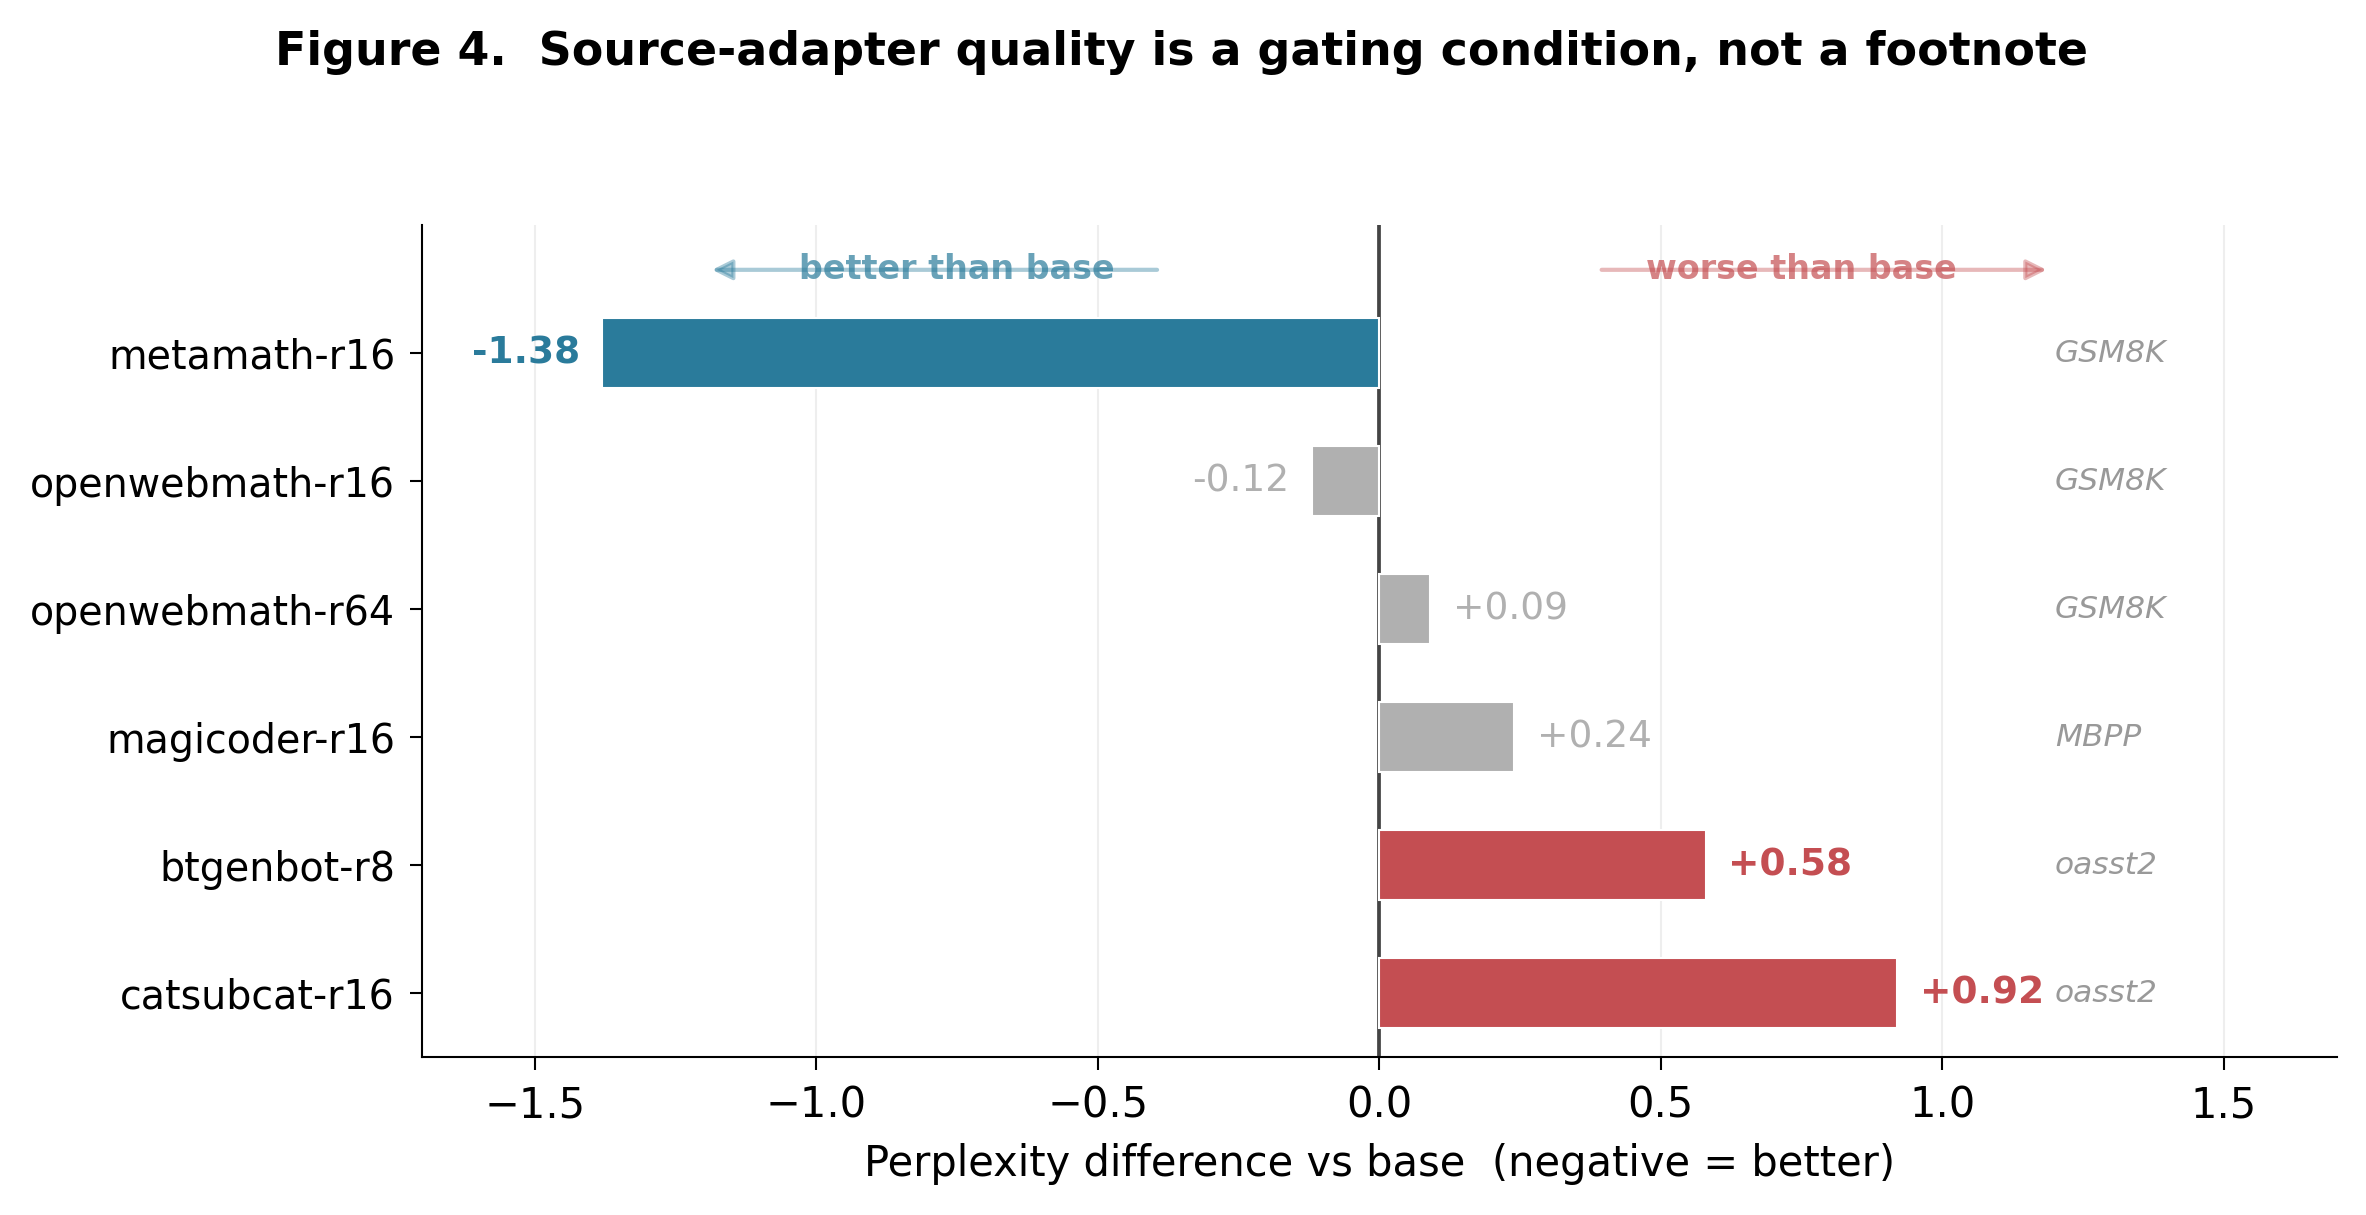

Python code for this plot:
#!/usr/bin/env python3
"""
Figure 4 — Source-adapter quality is a gating condition, not a footnote.

Horizontal bar chart showing perplexity delta vs base for each source
adapter. Bars extending left = better than base, right = worse than base.

Usage:
    python figures/fig4_source_quality.py
    # Produces: figures/fig4_source_quality.pdf
    #           figures/fig4_source_quality.png
"""

from __future__ import annotations

import matplotlib.pyplot as plt
import numpy as np

# ---------------------------------------------------------------------------
# Data — perplexity delta vs base (adapter_ppl - base_ppl)
#   negative = adapter is better, positive = adapter is worse
# ---------------------------------------------------------------------------

adapters = [
    ("metamath-r16",      -1.38, "GSM8K"),
    ("openwebmath-r16",   -0.12, "GSM8K"),
    ("openwebmath-r64",    0.09, "GSM8K"),
    ("magicoder-r16",      0.24, "MBPP"),
    ("btgenbot-r8",        0.58, "oasst2"),
    ("catsubcat-r16",      0.92, "oasst2"),
]

labels = [a[0] for a in adapters]
deltas = [a[1] for a in adapters]
benchmarks = [a[2] for a in adapters]

y_pos = np.arange(len(adapters))

# ---------------------------------------------------------------------------
# Colors — green-ish for better, red-ish for worse, muted for near-zero
# ---------------------------------------------------------------------------

COL_BETTER = "#2a7b9b"
COL_WORSE  = "#c44e52"
COL_NEAR   = "#b0b0b0"

def bar_color(d: float) -> str:
    if d < -0.3:
        return COL_BETTER
    if d > 0.3:
        return COL_WORSE
    return COL_NEAR

bar_colors = [bar_color(d) for d in deltas]

# ---------------------------------------------------------------------------
# Plot
# ---------------------------------------------------------------------------

fig, ax = plt.subplots(figsize=(8, 4))

bars = ax.barh(
    y_pos, deltas, height=0.55,
    color=bar_colors, edgecolor="white", linewidth=0.5, zorder=3,
)

# Zero reference line
ax.axvline(x=0, color="#444", linewidth=0.9, zorder=2)

# ---------------------------------------------------------------------------
# Value labels + benchmark tags
# ---------------------------------------------------------------------------

for i, (yi, d, bench) in enumerate(zip(y_pos, deltas, benchmarks)):
    # Value label
    offset = -0.04 if d < 0 else 0.04
    ha = "right" if d < 0 else "left"
    ax.text(
        d + offset, yi, f"{d:+.2f}",
        ha=ha, va="center", fontsize=9,
        fontweight="bold" if abs(d) > 0.3 else "normal",
        color=bar_colors[i],
    )
    # Benchmark tag (small, right-aligned after the label)
    tag_x = max(deltas) + 0.28
    ax.text(
        tag_x, yi, bench,
        ha="left", va="center", fontsize=7.5,
        color="#999", fontstyle="italic",
    )

# ---------------------------------------------------------------------------
# Zone labels
# ---------------------------------------------------------------------------

ax.text(
    -0.75, -0.65, "better than base",
    ha="center", va="center", fontsize=8,
    color=COL_BETTER, fontweight="bold", alpha=0.7,
)
ax.text(
    0.75, -0.65, "worse than base",
    ha="center", va="center", fontsize=8,
    color=COL_WORSE, fontweight="bold", alpha=0.7,
)

# Small arrows
ax.annotate(
    "", xy=(-1.2, -0.65), xytext=(-0.38, -0.65),
    arrowprops=dict(arrowstyle="-|>", color=COL_BETTER, lw=1.0, alpha=0.4),
)
ax.annotate(
    "", xy=(1.2, -0.65), xytext=(0.38, -0.65),
    arrowprops=dict(arrowstyle="-|>", color=COL_WORSE, lw=1.0, alpha=0.4),
)

# ---------------------------------------------------------------------------
# Formatting
# ---------------------------------------------------------------------------

ax.set_yticks(y_pos)
ax.set_yticklabels(labels, fontsize=9.5)
ax.set_xlabel("Perplexity difference vs base  (negative = better)", fontsize=10)
ax.set_xlim(-1.7, 1.7)
ax.set_ylim(len(adapters) - 0.5, -1.0)

ax.spines["top"].set_visible(False)
ax.spines["right"].set_visible(False)
ax.spines["left"].set_linewidth(0.5)
ax.spines["bottom"].set_linewidth(0.5)
ax.tick_params(axis="both", which="both", length=3, width=0.5)

ax.set_axisbelow(True)
ax.xaxis.grid(True, color="#eee", linewidth=0.5)

# Title
fig.suptitle(
    "Figure 4.  Source-adapter quality is a gating condition, not a footnote",
    fontsize=11, fontweight="bold", y=1.0,
)

plt.tight_layout(rect=[0, 0, 1, 0.95])

# ---------------------------------------------------------------------------
# Save
# ---------------------------------------------------------------------------

for ext in ("pdf", "png"):
    path = f"figures/fig4_source_quality.{ext}"
    fig.savefig(path, dpi=300, bbox_inches="tight")
    print(f"Saved: {path}")

plt.close(fig)
